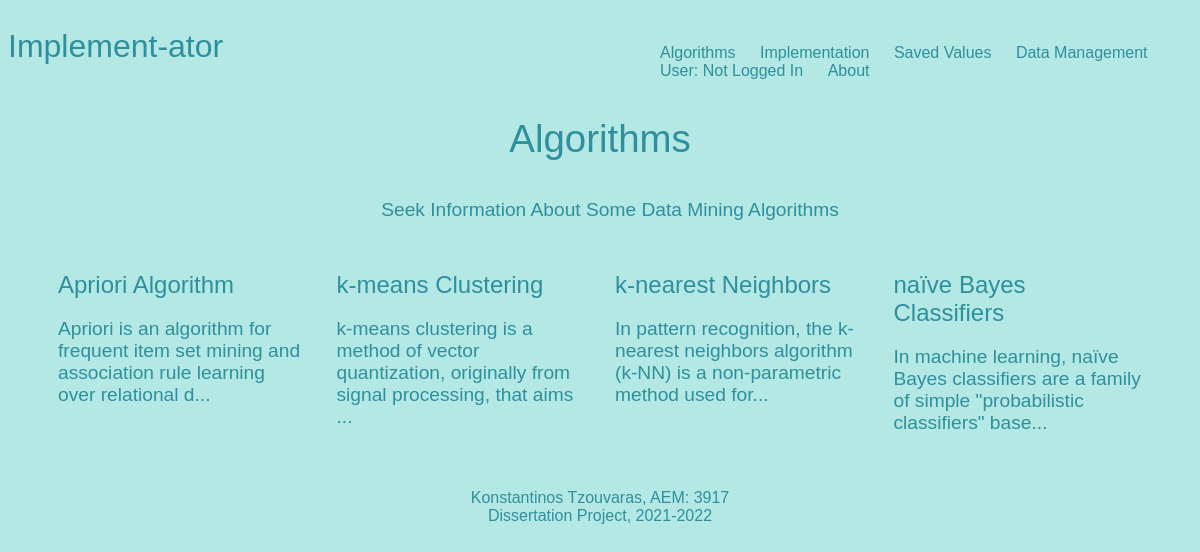
Page /algorithms/ on the committed database.
### algorithms/models.py (models this page shows, shortened)
class Algorithm(models.Model):
    title = models.CharField(max_length=100)
    slug = models.SlugField()
    info = models.TextField()
    def snippet(self):
        return self.info[:100] + '...'#From 0 to 50 chars.

### algorithms/views.py (the view)
# urls.py: path('', views.algorithms_home, name = 'algorithms_home'),
def algorithms_home(request):
    algorithms = Algorithm.objects.all().order_by('title')
    return render(request, 'algorithms/algorithms_home.html', {'algorithms': algorithms})

### algorithms/templates/algorithms/algorithms_home.html
{% extends 'base_layout.html' %}
{% block content %}
  <h1>Algorithms</h1>
  <p id="algorithm_paragraph">Seek Information About Some Data Mining Algorithms</p>
  <div class="algorithms">
    {% for algorithm in algorithms %}
      <div class = "algorithm">
        <h2><a href="{% url 'algorithms:detail' slug=algorithm.slug %}">{{ algorithm.title }}</a></h2>
        <br>
        <p>{{ algorithm.snippet }}</p>
      </div>
    {% endfor %}
  </div>
{% endblock %}

### assets/styles.css (style rules this page uses)
body { background-color: #B3E8E5; background-repeat-y: no-repeat; color: #2F8F9D; }
body * { font-family: "Calibri", sans-serif; }
h1, h2, h3, h4, h5 { font-weight: normal; margin: 0; }
a, a:hover, a:visited { color: #2F8F9D; text-decoration: none; }
div.wrapper h1 { text-align: center; margin: 1px auto; font-size: 2.4em; margin-bottom: 1em; }
div.wrapper p { text-align: center; margin: 1px auto; font-size: 1.2em; margin-bottom: 4em; }
div.algorithms p { text-align: left; margin: 1px auto; font-size: 1.2em; margin-bottom: 2em; }
.algorithms { display: grid; grid-template-columns: 1fr 1fr 1fr 1fr; grid-gap: 30px; margin-right: 50px; margin-left: 50px; }
.algorithm { padding: 10 px; position: relative; }
#algorithm_paragraph { margin-left: 20px; margin-bottom: 50px; }

### rows in the picture
Algorithm: title "Apriori Algorithm", snippet "Apriori is an algorithm for frequent item set mining and association rule learning over relational d..."
Algorithm: title "k-means Clustering", snippet "k-means clustering is a method of vector quantization, originally from signal processing, that aims ..."
Algorithm: title "k-nearest Neighbors", snippet "In pattern recognition, the k-nearest neighbors algorithm (k-NN) is a non-parametric method used for..."
Algorithm: title "naïve Bayes Classifiers", snippet "In machine learning, naïve Bayes classifiers are a family of simple \"probabilistic classifiers\" base..."
